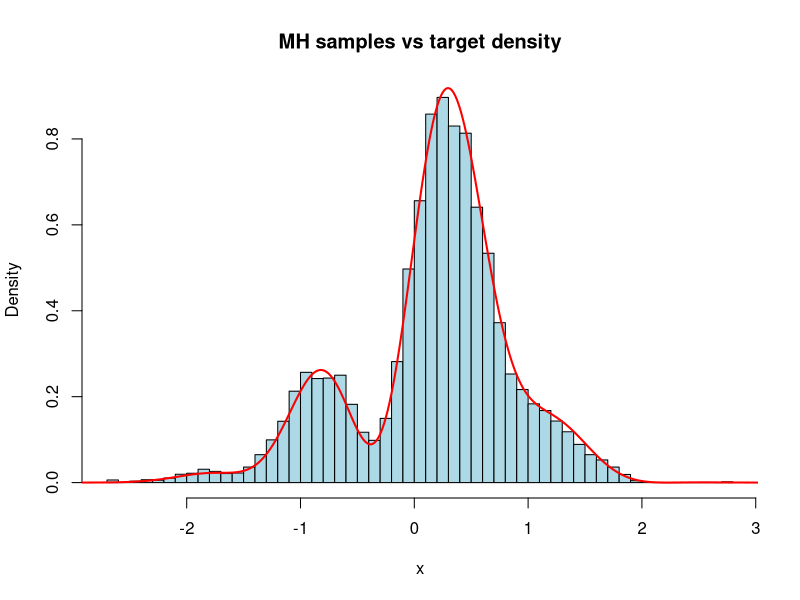
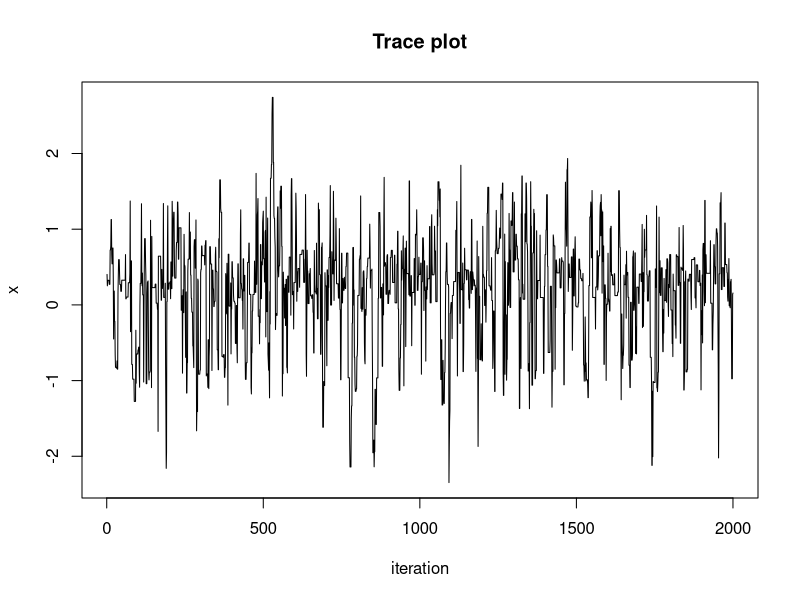
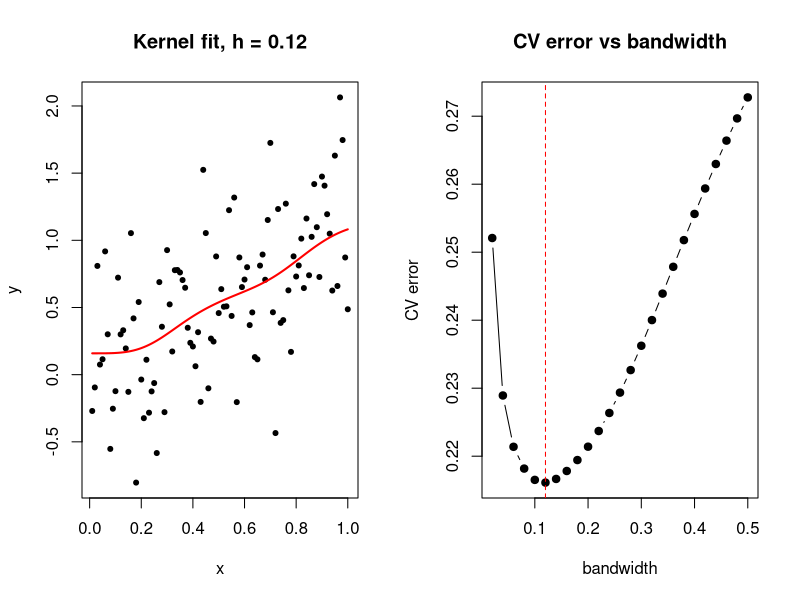

Source code (R) for these figures, in order:
## ---- chunk 1
knitr::opts_chunk$set(echo=TRUE,message=FALSE,warning=FALSE,fig.width=8,fig.height=5)
## ---- chunk 2
set.seed(123)
m<-1000;n<-10;B<-100;cnt_clt<-0;cnt_bs<-0
for(i in 1:m){
  x<-rchisq(n,5);xbar<-mean(x);s<-sd(x)
  ci_clt<-c(xbar-1.96*s/sqrt(n),xbar+1.96*s/sqrt(n))
  bs<-replicate(B,mean(sample(x,n,replace=TRUE)))
  ci_bs<-quantile(bs,c(0.025,0.975))
  if(5>=ci_clt[1]&5<=ci_clt[2])cnt_clt<-cnt_clt+1
  if(5>=ci_bs[1]&5<=ci_bs[2])cnt_bs<-cnt_bs+1
}
c(CLT_coverage=cnt_clt/m,Bootstrap_coverage=cnt_bs/m)
## ---- chunk 3
set.seed(123)
p<-function(x)(2+sin(5*x)+sin(2*x))*exp(-x^2)
N<-20000;x<-numeric(N);x[1]<-0;acc<-0
for(i in 2:N){
  y<-rnorm(1,x[i-1],1);a<-p(y)/p(x[i-1])
  if(runif(1)<a){x[i]<-y;acc<-acc+1}else x[i]<-x[i-1]
}
cat("Acceptance rate:",acc/N,"\n")
s<-x[2001:N]
hist(s,breaks=60,freq=FALSE,main="MH samples vs target density",xlab="x",col="lightblue")
xs<-seq(-4,4,length.out=500);C<-integrate(p,-10,10)$value
lines(xs,p(xs)/C,col="red",lwd=2)
plot(s[1:2000],type="l",main="Trace plot",xlab="iteration",ylab="x")
## ---- chunk 4
set.seed(123)
n<-100;x<-seq(0.01,1,length.out=100);y<-x+rnorm(n,0,0.5)
nw<-function(xt,yt,xnew,h)sapply(xnew,function(x0){w<-dnorm((xt-x0)/h);sum(w*yt)/sum(w)})
set.seed(1);folds<-sample(rep(1:5,length.out=n))
cv<-function(h){
  err<-0
  for(k in 1:5){tr<-folds!=k;te<-!tr;pred<-nw(x[tr],y[tr],x[te],h);err<-err+sum((y[te]-pred)^2)}
  err/n
}
cv25<-cv(0.25);cat("CV error at h=0.25 :",cv25,"\n")
hs<-seq(0.02,0.5,by=0.02);errs<-sapply(hs,cv)
hopt<-hs[which.min(errs)];cat("Optimal bandwidth :",hopt,"\n")
par(mfrow=c(1,2))
plot(x,y,pch=20,main=paste("Kernel fit, h =",hopt))
lines(x,nw(x,y,x,hopt),col="red",lwd=2)
plot(hs,errs,type="b",pch=19,xlab="bandwidth",ylab="CV error",main="CV error vs bandwidth")
abline(v=hopt,col="red",lty=2)
